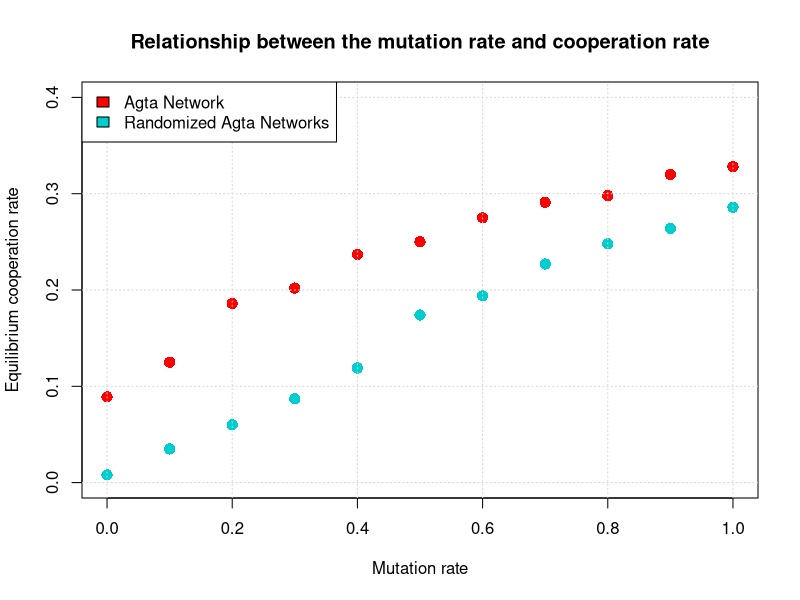

The R script that drew this image:
coopsRan <- c(0.008,0.035,0.060,0.087,0.119,0.174,0.194,0.227,0.248,0.264,0.286)
coopsAg <- c(0.089,0.125,0.186,0.202,0.237,0.250,0.275,0.291,0.298,0.320,0.328)
comp <- c(0.0,0.1,0.2,0.3,0.4,0.5,0.6,0.7,0.8,0.9,1)
plot(comp, coopsAg,ylim=c(0,0.4), col = "red",pch=16, cex= 1.5,xlab="Mutation rate",
     ylab="Equilibrium cooperation rate", main="Relationship between the mutation rate and cooperation rate")
points(comp, coopsRan,col="cyan3",pch=16, cex= 1.5)
grid()
legend("topleft",
       legend=c("Agta Network", "Randomized Agta Networks"),
       fill = c("red", "cyan3"))
